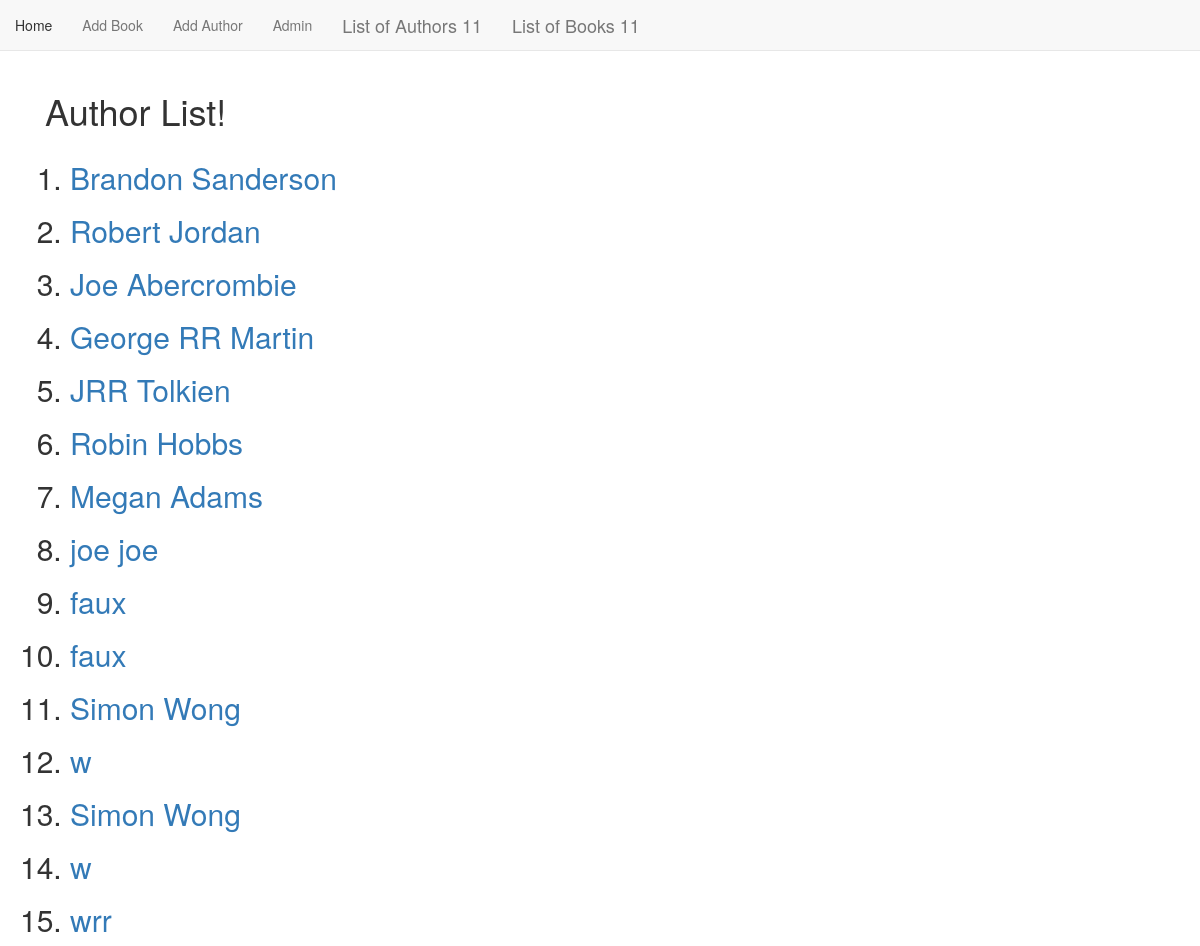
Before: /book_app/author_list/ with the older database file.
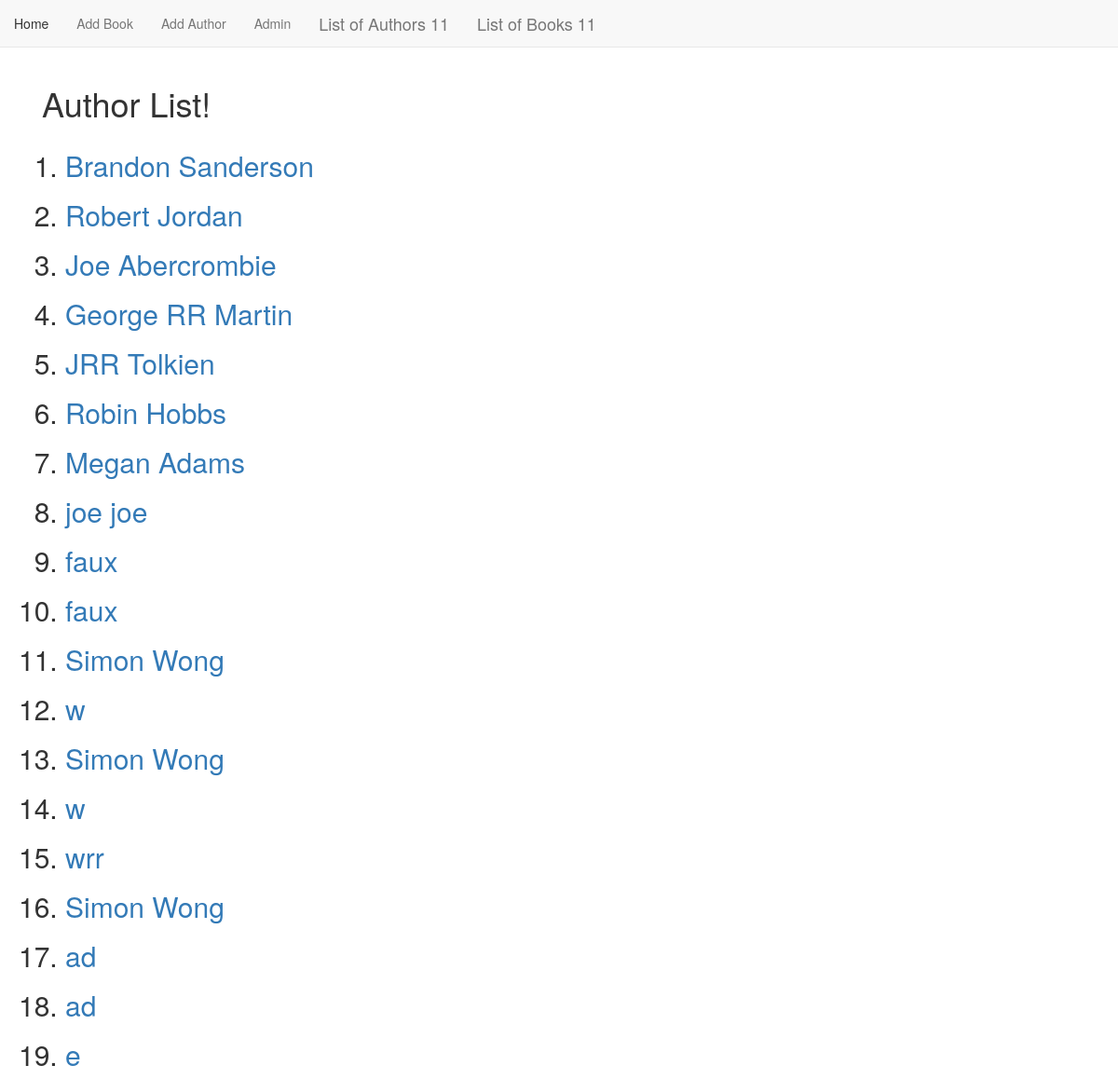
After: the same page with the newer database file.
### book_app/models.py (models this page shows, shortened)
class Author(models.Model):
    name = models.CharField(max_length=50)
    age = models.IntegerField(null=True)

### book_app/views.py (the view)
# urls.py: path('author_list/', views.AuthorListView.as_view(), name='author_list'),
class AuthorListView(ListView):
    context_object_name = 'authors'
    model = models.Author
    template_name = 'authors/author_list.html'

### book_app/templates/book_app/author_list.html
{% extends "book_app/book_app_base.html" %}
{% block body_block %}
<div class="container">
    <h1>Author List!</h1>
</div>
<ol>
    {% for author in authors %}
    <h2>
        <li><a href="{% url 'simon:author_detail' author.id %}">{{author.name}}</a></li>
    </h2>
    {% endfor %}
</ol>
{% endblock %}

Changed rows visible on the page:
added Author: name "Simon Wong"
added Author: name "ad"
added Author: name "ad"
added Author: name "e"
